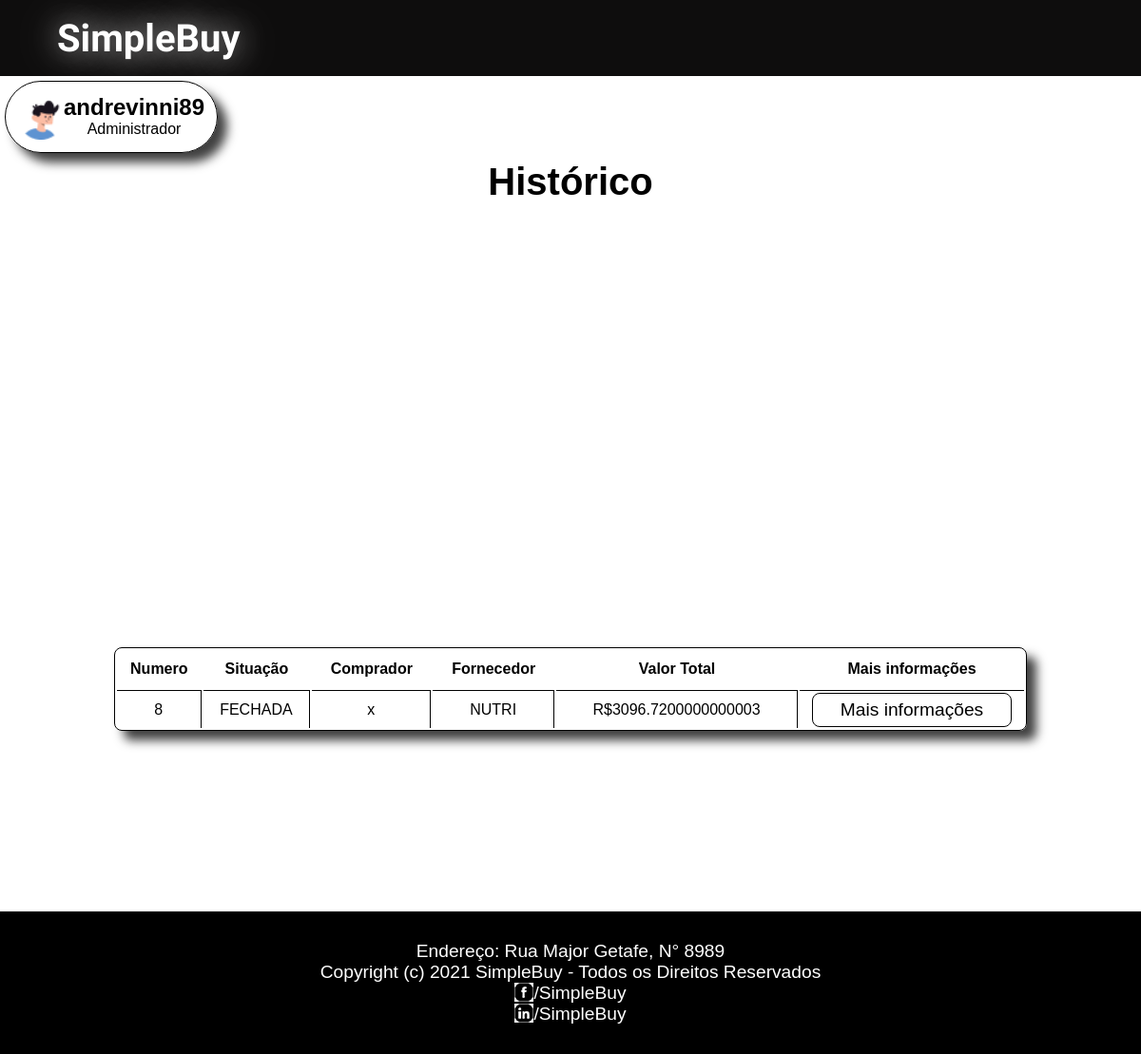
Page /inicio-administrador/andrevinni89/historico-compras on the earlier database version.
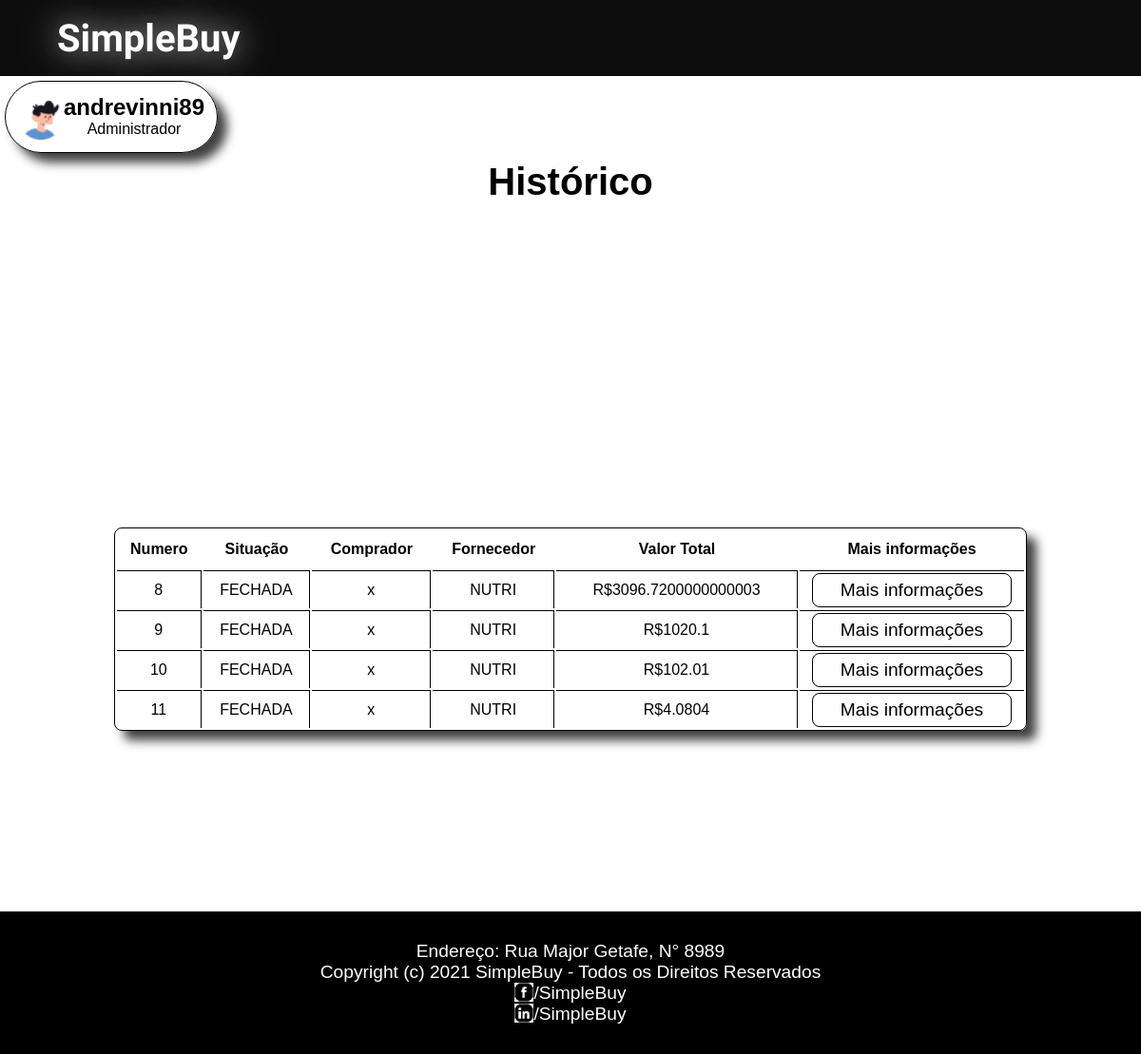
Same page on the later database version.
### SimpleBuy/models.py (models this page shows, shortened)
class Administrador(models.Model):
    nomeUsuario = models.CharField(unique=True, max_length=200)
    senha = models.CharField(max_length=200)
    nome = models.CharField(max_length=200)
    email = models.CharField(unique=True, max_length=500)
    telefone = models.CharField(max_length=200)
    plano = models.IntegerField()

class OrdemFornecimento(models.Model):
        fornecedor = models.ForeignKey(Fornecedor, on_delete=models.CASCADE)
        contratante = models.ForeignKey(EmpresaCompradora, on_delete=models.CASCADE)
        comprador = models.ForeignKey(Comprador, on_delete=models.CASCADE)
        situacao = models.CharField(max_length=200, default=SituacaoOf.COMPRADOR_NEGOCIANDO.value)
        valor_total = models.FloatField(default=0)

class Comprador(models.Model):
    nomeUsuario = models.CharField(max_length=200)
    senha = models.CharField(max_length=200)
    nome = models.CharField(max_length=200)
    email = models.CharField(max_length=200)
    telefone = models.CharField(max_length=200)
    empresa = models.ForeignKey(EmpresaCompradora, on_delete=models.CASCADE)
    def __str__(self):
        return self.nomeUsuario

class Fornecedor(models.Model):
    nome = models.CharField(max_length=200, unique=True)
    cnpj = models.CharField(max_length=200, unique=True)
    email = models.CharField(max_length=500, null=True)
    endereco = models.OneToOneField(Endereco, on_delete=models.CASCADE)
    telefone = models.CharField(max_length=200)
    classe = models.ForeignKey(Classe, on_delete=models.CASCADE, null=True)
    def __str__(self):
        return self.nome

### SimpleBuy/views.py (the view)
# urls.py: path('inicio-administrador/<str:nomeUsuario>/historico-compras', views.historico_compras, name='historico_compras'),
def historico_compras(request, nomeUsuario):
    dao = GenericDao()
    try:
        comprador = dao.get_by_username(Comprador, nomeUsuario)
        user = comprador
    except:
        comprador = False
        administrador = dao.get_by_username(Administrador, nomeUsuario)
        user = administrador
    ofs = dao.selectAll(OrdemFornecimento)
    context = {
        "user": user,
        "ofs": ofs
    }
    return render(request, 'SimpleBuy/historico-compras.html', context)

### SimpleBuy/dao/GenericDao.py (called while the page is built)
    def selectAll(self, Model):
        list = []
        for i in Model.objects.all():
            list.append(i)
        return list

    def get_by_username(self, Model, username):
        try:
            model = Model.objects.get(nomeUsuario=username)
        except:
            raise
        return model

### SimpleBuy/templates/SimpleBuy/historico-compras.html (shortened to what this page needs)
{% load static %}
<!DOCTYPE html>
<html lang="pt-br">
<head>
    <link rel="stylesheet" href="{% static 'style/inicio.css' %}">
    <link rel="stylesheet" href="{% static 'style/historico.css' %}">
</head>
<body>
    <div class="box">
    <header>
        <div class="container-header">
            <h1 class="tittle-header"><a id="logo" href="/index.html"> SimpleBuy</a></h1>
        </div>
    </header>
            {% if user.plano > 0 %}
            <a href="/inicio-administrador/{{user.nomeUsuario}}/" class="profile-link">
                <div class="profile">
                    <img src="{% static 'img/user-image.png' %}" alt="">
                    <div class="img-name">
                        <h2>{{user.nomeUsuario}}</h2>
                        <span>Administrador</span>
                    </div>
                </div>
            </a>
        {% endif %}
        <div class="content-historico">
            <h1>Histórico</h1>
            <table>
                <tr>
                    <th>Numero</th>
                    <th>Situação</th>
                    <th >Comprador</th>
                    <th >Fornecedor</th>
                    <th>Valor Total</th>
                    <th>Mais informações</th>
                </tr>
                {% for of in ofs %}
                    <tr>
                        <td>{{of.id}}</td>
                        <td>{{of.situacao}}</td>
                        <td >{{of.comprador}}</td>
                        <td >{{of.fornecedor}}</td>
                        <td>R${{of.valor_total}}</td>
                        <td class="last"><a href="info-of/{{of.id}}"><button class="generic-button">Mais informações</button></a></td>
                    </tr>
                {% endfor %}
            </table>
        </div>
    <footer>
        <p>Endereço: Rua Major Getafe, N° 8989</p>
        <p>Copyright (c) 2021 SimpleBuy - Todos os Direitos Reservados</p>
        <div class="rede">
            <img src="{% static 'img/icone-facebook.png' %}" alt="">
            <p><a href="https://facebook/SimpleBuy">/SimpleBuy</a></p>
        </div>
        <div class="rede">
            <img src="{% static 'img/icone-linkedin.png' %}" alt="">
            <p><a href="https://linkedin/SimpleBuy">/SimpleBuy</a></p>
        </div>
    </footer>
</div>
</body>
</html>

### SimpleBuy/static/style/inicio.css (style rules this page uses)
* { margin: 0; font-family: 'Franklin Gothic Medium', 'Arial Narrow', Arial, sans-serif; }
button { cursor: pointer; }
.box { display: flex; flex-direction: column; justify-content: space-between; }
header { display: flex; width: 100%; height: 10vh; background-color: rgb(14, 13, 13); align-items: center; justify-content: space-center; }
.container-header { width: 90vw; display: flex; align-items: center; justify-content: space-between; margin: auto; }
#logo { font-size: 2.5rem; color: white; font-family: 'Style Script', cursive; opacity: 1; text-shadow: 0 0 30px rgba(255, 255, 255, 0.6), 0 0 60px rgba(255, 255, 255, 0.45), 0 0 110px rgba(255, 255, 255, 0.25), 0 0 100px rgba(255, 255, 255, 0.1); }
header a { color: white; background-color: rgba(240, 248, 255, 0); text-decoration: none; font-family: 'Franklin Gothic Medium', 'Arial Narrow', Arial, sans-serif; font-size: 1.7rem; transition: .4s; }
footer { margin-top: 150px; align-self: center; background-color: black; width: 100%; text-align: center; color: white; display: flex; flex-direction: column; align-items: center; justify-content: center; height: 150px; font-size: 1.2rem; }
footer a { text-decoration: none; color: white; }
.rede { display: flex; justify-content: center; }
.rede img { color: white; background-color: white; height: 20px; width: 20px; }
.profile-link { align-self: flex-start; padding: 8px; display: flex; margin-left: 5px; margin-top: 5px; text-decoration: none; color: black; border: 1px solid black; border-radius: 1000px; -webkit-box-shadow: 10px 10px 11px 0px rgba(0,0,0,0.75); -moz-box-shadow: 10px 10px 11px 0px rgba(0,0,0,0.75); box-shadow: 10px 10px 11px 0px rgba(0,0,0,0.75); }
.profile { align-self: flex-start; display: flex; padding: 5px; }
.profile .img-name { display: flex; align-items: center; flex-direction: column; }
.profile img { width: 3rem; }

### SimpleBuy/static/style/historico.css (style rules this page uses)
.content-historico { width: 100%; margin: auto; padding-bottom: 5vh; padding-top: 1vh; display: flex; flex-direction: column; align-items: center; justify-content: space-between; height: 75vh; border-radius: 10px; }
.content-historico h1 { font-size: 2.5rem; }
table { width: 80%; border: 1px solid black; border-radius: 8px; -webkit-box-shadow: 10px 10px 11px 0px rgba(0,0,0,0.75); -moz-box-shadow: 10px 10px 11px 0px rgba(0,0,0,0.75); box-shadow: 10px 10px 11px 0px rgba(0,0,0,0.75); }
tr { height: 5vh; border-bottom: 1px solid black; }
td { border-top: 1px solid black; border-right: 1px solid black; text-align: center; }
td.last { border-right: 0px solid black; }
.generic-button { height: 4.5vh; width: 90%; border: none; border-radius: 8px; font-size: 1.2rem; background-color: white; border: 1px solid black; color: black; transition: .4s; }

Differences in the rows shown:
added OrdemFornecimento: id "9", situacao "FECHADA", comprador "x", fornecedor "NUTRI", valor_total "1020.1"
added OrdemFornecimento: id "10", situacao "FECHADA", comprador "x", fornecedor "NUTRI", valor_total "102.01"
added OrdemFornecimento: id "11", situacao "FECHADA", comprador "x", fornecedor "NUTRI", valor_total "4.0804"
